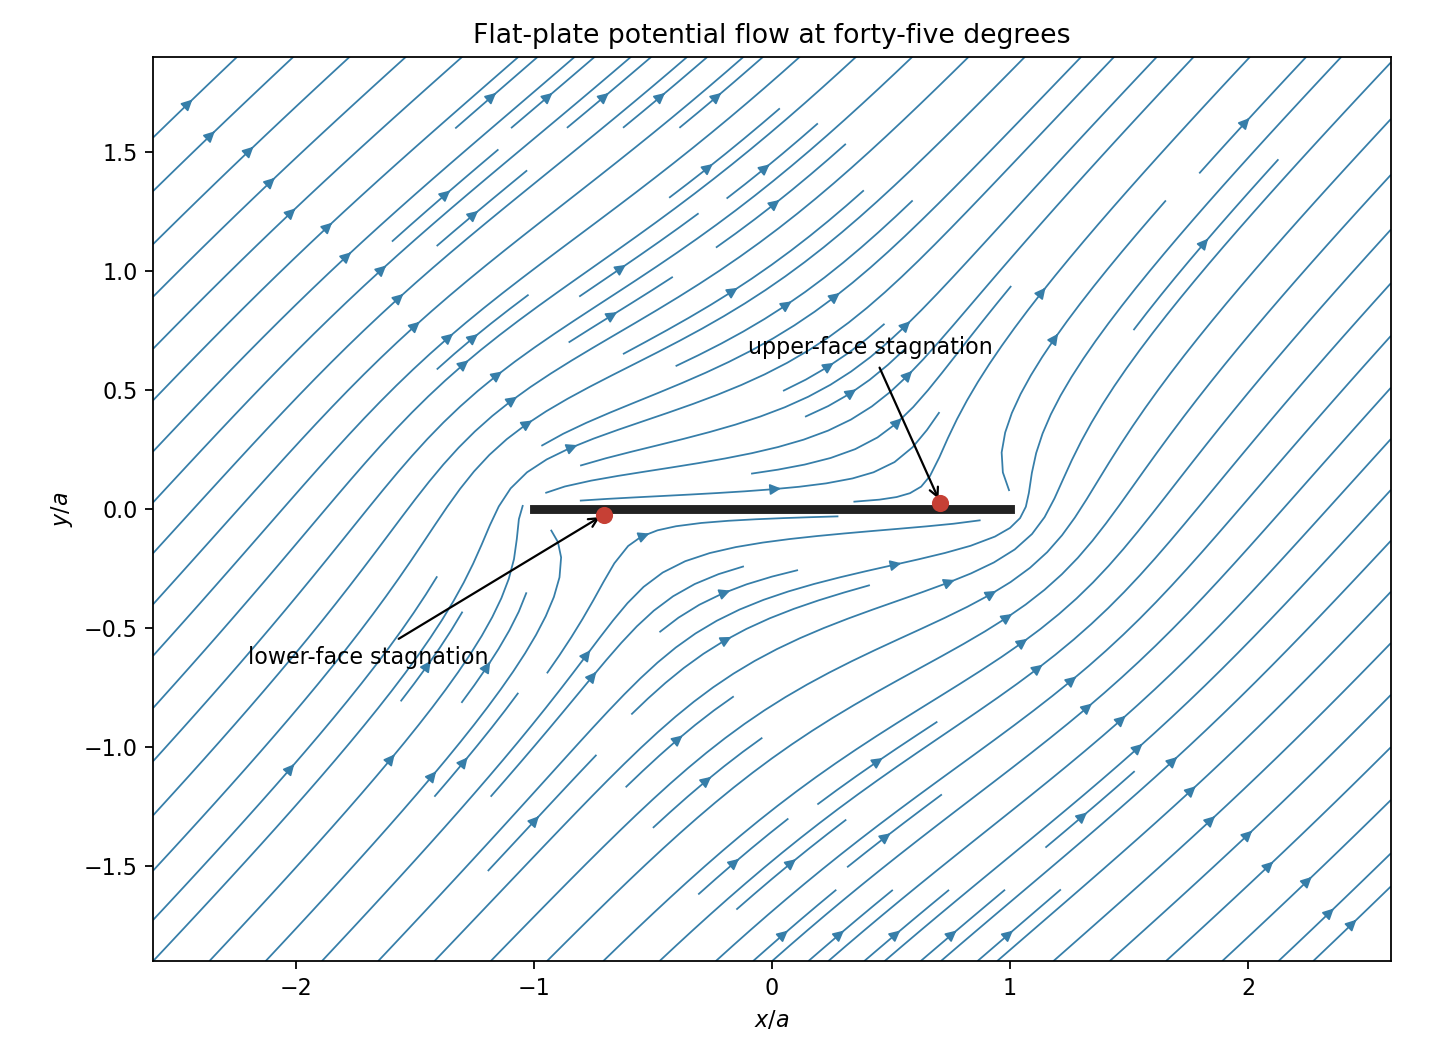

Reproduce this figure in Python.
"""Python 3.14, NumPy 2.3.5, Matplotlib 3.10.7; output in CWD."""
import numpy as np
import matplotlib
matplotlib.use('Agg')
import matplotlib.pyplot as plt
x=np.linspace(-2.6,2.6,650);y=np.linspace(-1.9,1.9,500)
X,Y=np.meshgrid(x,y);Z=X+1j*Y;a=1;alpha=np.pi/4
S=np.sqrt(Z-a)*np.sqrt(Z+a)
with np.errstate(divide='ignore',invalid='ignore'):Q=np.cos(alpha)-1j*np.sin(alpha)*Z/S
mask=((np.abs(Y)<.025)&(np.abs(X)<a+.03))|(np.abs(Z-a)<.045)|(np.abs(Z+a)<.045)
u=np.ma.array(Q.real,mask=mask);v=np.ma.array(-Q.imag,mask=mask)
fig,ax=plt.subplots(figsize=(9,6.6),facecolor='white');ax.set_facecolor('white')
ax.streamplot(x,y,u,v,density=1.5,color='#367ea9',linewidth=.8,arrowsize=1)
ax.plot([-a,a],[0,0],color='#222222',linewidth=4,label='Plate')
st=a/np.sqrt(2)
ax.scatter([st,-st],[.025,-.025],s=45,color='#c64035',zorder=6)
ax.annotate('upper-face stagnation',(st,.025),xytext=(-.1,.65),arrowprops={'arrowstyle':'->'},fontsize=10)
ax.annotate('lower-face stagnation',(-st,-.025),xytext=(-2.2,-.65),arrowprops={'arrowstyle':'->'},fontsize=10)
ax.set(xlabel='$x/a$',ylabel='$y/a$',xlim=(-2.6,2.6),ylim=(-1.9,1.9),title='Flat-plate potential flow at forty-five degrees')
ax.set_aspect('equal');fig.tight_layout();fig.savefig('2009-flat-plate-flow.png',dpi=160,facecolor='white');plt.close(fig)
